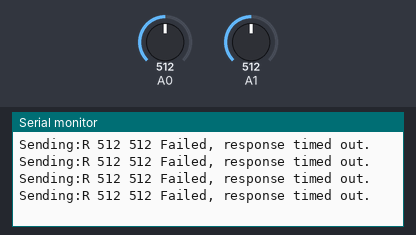
Recording of a sketch running on a simulated Arduino Uno, built with avr-gcc and run on an emulated ATmega328P. On the bench: the last lines printed to the serial monitor. The inputs (shaded band) are chosen by the test bench; at power-on: A0 = 512, A1 = 512. No radio packets arrive unless stated.

Above: at 1.2 s.
1.3 s: A0 set to 510
At 1.65 s:
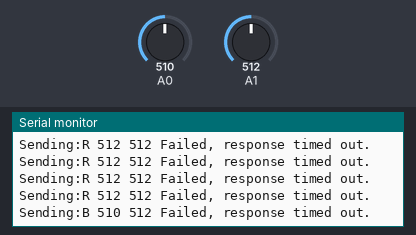
3.6 s: A1 set to 503
At 4.13 s:
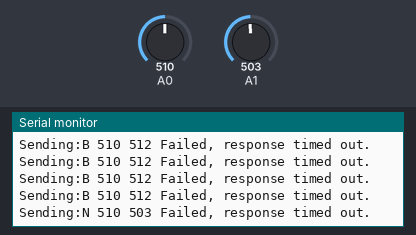

Measured:
- the behaviour switches between 511 and 510 on A0 (found by bisection; images 0 and 1)
- the behaviour switches between 511 and 510 on A1 (found by bisection; images 1 and 2)
- after the input at 1.3 s, the serial monitor: prints a new line after 0.12 s (image 1)
- after the input at 3.6 s, the serial monitor: prints a new line after 0.30 s (image 2)

The sketch:

nrf24_transmitter.ino
```cpp
/*
 * Components
 * ----------
 *  - Arduino Uno
 *  - nRF24L01+
 *  - 470 uF capacitor
 *  - Jumper wires
 *
 *  Libraries
 *  ---------
 *  - SPI
 *  - RF24
 *
 * Connections
 * -----------
 * Arduino Uno and nRF24 (consult the schematic diagram as most
 * nRF24 modules don't include any pin markings):
 *
 *  Arduino Uno   |      nRF24
 *  ------------------------------
 *        -       |       IRQ
 *        11      |       MOSI
 *        10      |       CSN
 *        5V      |       VCC
 *        GND     |       GND
 *        9       |       CE
 *        13      |       SCK
 *        12      |       MISO
 *
 *
 *  Connect the capacitor between the GND and 3.3V pins (beware of the polarity).
 *
 *
 *
 *
 */

#include <SPI.h>
#include "RF24.h"

#define BAUDRATE 9600

//char message = 'A';

int led_pin = 8;
int x,y;
RF24 radio(9,10);

// Radio pipe addresses for the 2 nodes to communicate.
const uint64_t pipes[2] = { 0xF0F0F0F0E1LL, 0xF0F0F0F0D2LL };

void setup()
{
  Serial.begin(BAUDRATE);

  radio.begin();
  radio.openWritingPipe(pipes[0]);
  radio.openReadingPipe(1,pipes[1]);
  radio.printDetails();
}

void loop()
{
    x = analogRead(A0);
    y = analogRead(A1);

    char message;
    if(x > 510 && (y >=0 && y <=1023))
      message = 'R';
    else if(x < 508 && (y >=0 && y <=1023))
      message = 'L';
    else if(y <=490)
      message = 'F';
    else if(y >510)
      message = 'B';
   else
    message = 'N';
    radio.stopListening();
    Serial.print("Sending:");
    Serial.print(message);
    Serial.print(" ");
    Serial.print(x);
    Serial.print(" ");
    Serial.print(y);
    Serial.print(" ");
    radio.write( &message, 1 );
    // Now, continue listening
    radio.startListening();

    // Wait here until we get a response, or timeout (250ms)
    unsigned long started_waiting_at = millis();
    bool timeout = false;
    while ( ! radio.available() && ! timeout )
      if (millis() - started_waiting_at > 200 )
        timeout = true;

    // Describe the results
    if ( timeout )
    {
      Serial.println("Failed, response timed out.");

    }
    else
    {
      // Grab the response, compare, and send to debugging spew
      byte response;
      radio.read( &response, sizeof(response) );
      Serial.print("Transmitter. Received response from receiver:");
      Serial.println(response,BIN);

      if (response == B0)
      {
        digitalWrite(led_pin,HIGH);
        Serial.println("Ok");
      }
      else
      {
        digitalWrite(led_pin,LOW);
        Serial.println("No connection");
      }
    }

    // Try again  later
    delay(150);

}
```
